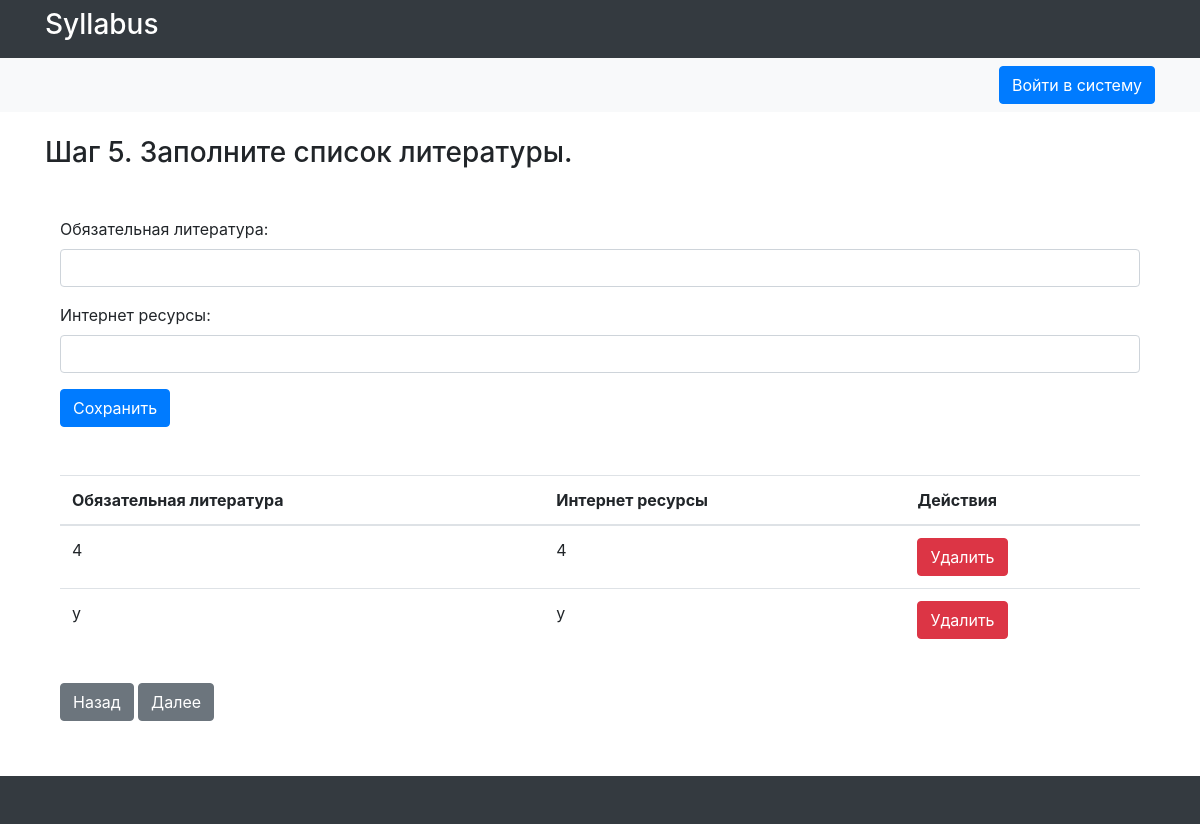
/literature_list/1/, run on the app's committed database.
### syllabus/models.py (models this page shows, shortened)
class Literature(models.Model):
    syllabus = models.ForeignKey('Syllabus', on_delete=models.CASCADE, verbose_name='Силлабус')
    title = models.CharField(max_length=255, verbose_name='Обязательная литература', null=True, blank=True)
    author = models.CharField(max_length=255, verbose_name='Интернет ресурсы', null=True, blank=True)
    class Meta:
        verbose_name = 'Литература'
        verbose_name_plural = 'Список литературы'

### syllabus/views.py (the view)
# urls.py: path('literature_list/<int:syllabus_id>/', literature_list, name='literature_list'),
def literature_list(request, syllabus_id):
    syllabus = Syllabus.objects.get(id=syllabus_id)
    if request.method == 'POST':
        form = LiteratureForm(request.POST)
        if form.is_valid():
            literature = form.save(commit=False)
            literature.syllabus = syllabus
            literature.save()
            return redirect('literature_list', syllabus_id=syllabus_id)
    else:
        form = LiteratureForm()
    literature_list = syllabus.literature_set.all()
    return render(request, 'literature_list.html', {'form': form, 'syllabus': syllabus, 'literature_list': literature_list,})

### syllabus/forms.py
class LiteratureForm(forms.ModelForm):
    class Meta:
        model = Literature
        fields = ['title', 'author']
    def __init__(self, *args, **kwargs):
        super().__init__(*args, **kwargs)
        for field_name, field in self.fields.items():
            field.widget.attrs['class'] = 'form-control'

### syllabus/templates/literature_list.html (shortened to what this page needs)
{% extends 'base.html' %}
{% block content %}
    <h3 class="mb-4">Шаг 5. Заполните список литературы.</h3>
    <div class="container mt-5">
        <form method="post" enctype="multipart/form-data">
            {{ form.as_p }}
            <button type="submit" class="btn btn-primary">Сохранить</button>
        </form>
        <table class="table">
            <thead>
                <tr>
                    <th>Обязательная литература</th>
                    <th>Интернет ресурсы</th>
                    <th>Действия</th>
                </tr>
            </thead>
            <tbody>
                {% for literature in literature_list %}
                    <tr>
                        <td>{{ literature.title }}</td>
                        <td>{{ literature.author }}</td>
                                                        <td>
<form method="post" action="{% url 'delete_literature' syllabus_id=syllabus.id literature_id=literature.id %}">
    <button type="submit" class="btn btn-danger">Удалить</button>
</form>
                                    </td>
                    </tr>
                {% endfor %}
            </tbody>
        </table>
        <a class="btn btn-secondary mt-3" href="{% url 'evaluation_system' syllabus_id=syllabus.id %}">Назад</a>
        <a class="btn btn-secondary mt-3" href="{% url 'philosophy_and_policy' syllabus_id=syllabus.id %}">Далее</a>
    </div><br/><br/>
{% endblock %}

### data on the page
Literature: title "4", author "4"
Literature: title "у", author "у"
